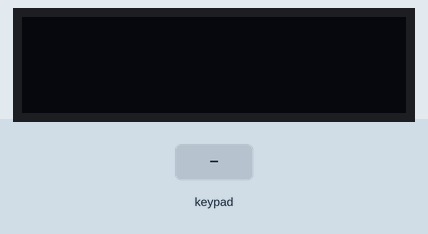
This sketch was run on a simulated Arduino Uno, built with avr-gcc and run on an emulated ATmega328P. On the bench: 128×32 one-colour display. The test bench sets the inputs (shaded band). What the sketch prints to the serial monitor is not drawn.

Above: at 1.2 s.
1.3 s: keypad keys 0 1 2 3 # pressed 0.4 s apart
At 4.2 s:
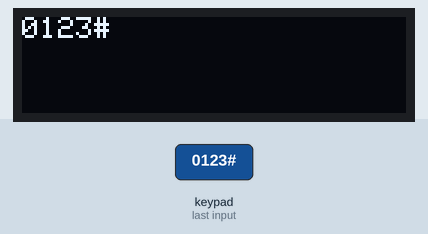
4.8 s: key 'A' pressed
At 5.5 s:
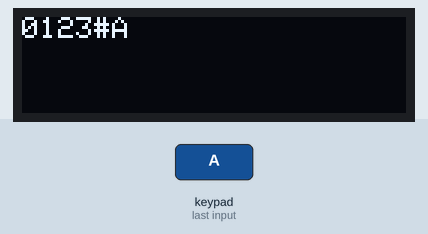
6.3 s: key 'B' pressed
At 7.5 s:
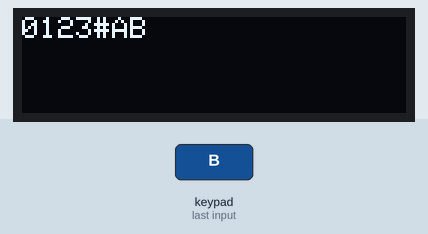
7.8 s: keypad keys 0 1 2 3 * pressed 0.4 s apart
At 10.3 s:
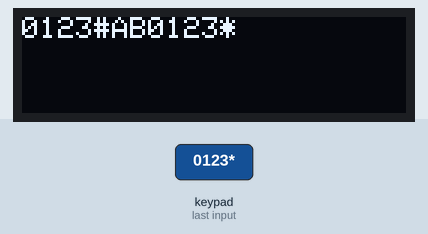
11.3 s: key 'C' pressed
At 11.7 s:
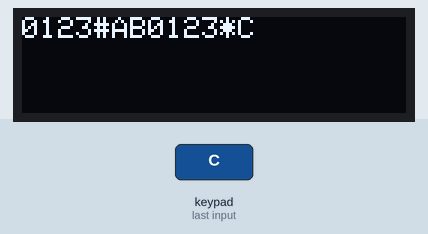
12.8 s: keypad keys 0 1 2 3 D pressed 0.4 s apart
At 15.2 s:
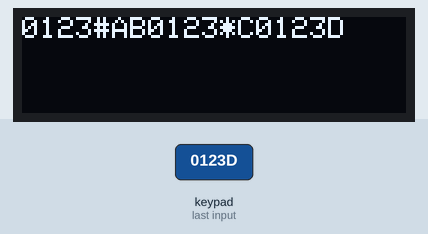
Timing chart, 0 to 16.7 s (numbered marks = the images above; inputs shaded):
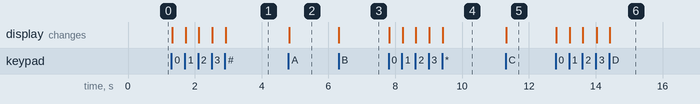

The sketch:

Matrix_keypad_4x4.ino
```cpp
/* tecnologias jpc
 *  code to use matrix keypad with PCF8574 module y OLED
 *  circuit https://drive.google.com/file/d/1safDFtSTFCdoUiZfRS5aiq9BK9p3Zf_4/view?usp=sharing
 *  compatible with omega board http://www.tecnologiasjpc.com/
*/
#define SCREEN_WIDTH    128        // OLED screen width
#define SCREEN_HEIGHT   32         // OLED screen height
#define OLED128         0x3C       // OLED address
#define I2CADDR         0x20       // matrix keypad address

#include <Wire.h>                 //library for I2C communication
#include <Adafruit_SSD1306.h>     //library for OLED
#include <Keypad_I2C.h>           //library for matrix keypad I2C communication
#include <Keypad.h>               //library for matrix keypad

const byte ROWS = 4;              // 4 rows in matrix keypad
const byte COLS = 4;              // 4 columns in matrix keypad

//define a character for every button
char hexaKeys[ROWS][COLS] = {
  {'1','2','3','A'},
  {'4','5','6','B'},
  {'7','8','9','C'},
  {'*','0','#','D'}
};

byte rowPins[ROWS] = {0, 1, 2, 3}; // row pins connected to I2C module
byte colPins[COLS] = {4, 5, 6, 7}; // column pins connected to I2C module

// object for OLED control
Adafruit_SSD1306 display(SCREEN_WIDTH, SCREEN_HEIGHT, &Wire, -1);
// object for matrix keypad
Keypad_I2C customKeypad( makeKeymap(hexaKeys), rowPins, colPins, ROWS, COLS, I2CADDR);

void setup(){
  Serial.begin(9600);                     // initialize serial communication
  customKeypad.begin( );                  // initialize matrix keypad

  // initialize OLED
  if(!display.begin(SSD1306_SWITCHCAPVCC, OLED128)) {
     Serial.println(F("Error al iniciar OLED"));
     for(;;);
  }
  display.clearDisplay();                 // clear OLED screen
  display.display();                      // execute previous commands sent to OLED
  display.setTextSize(1);                 // Normal 1:1 pixel scale
  display.setTextColor(SSD1306_WHITE);    // write white text on OLED screen
  display.setCursor(0, 0);                // set cursor at top-left corner
}

void loop(){
  char pressed_key = customKeypad.getKey();  // save character pressed
  if (pressed_key != NO_KEY){                // ask for any pressed button
    Serial.println(pressed_key);             // write character pressed in serial monitor
    display.write(pressed_key);              // write character pressed in OLED
    display.display();                       // execute previous commands sent to OLED
  }
}
```

Measured:
- after the input at 1.3 s, the display: first changes at once (image 1 shows a later state)
- after the input at 4.8 s, the display: changes at once (image 2)
- after the input at 6.3 s, the display: changes at once (image 3)
- after the input at 7.8 s, the display: first changes at once (image 4 shows a later state)
- after the input at 11.3 s, the display: changes at once (image 5)
- after the input at 12.8 s, the display: first changes at once (image 6 shows a later state)
